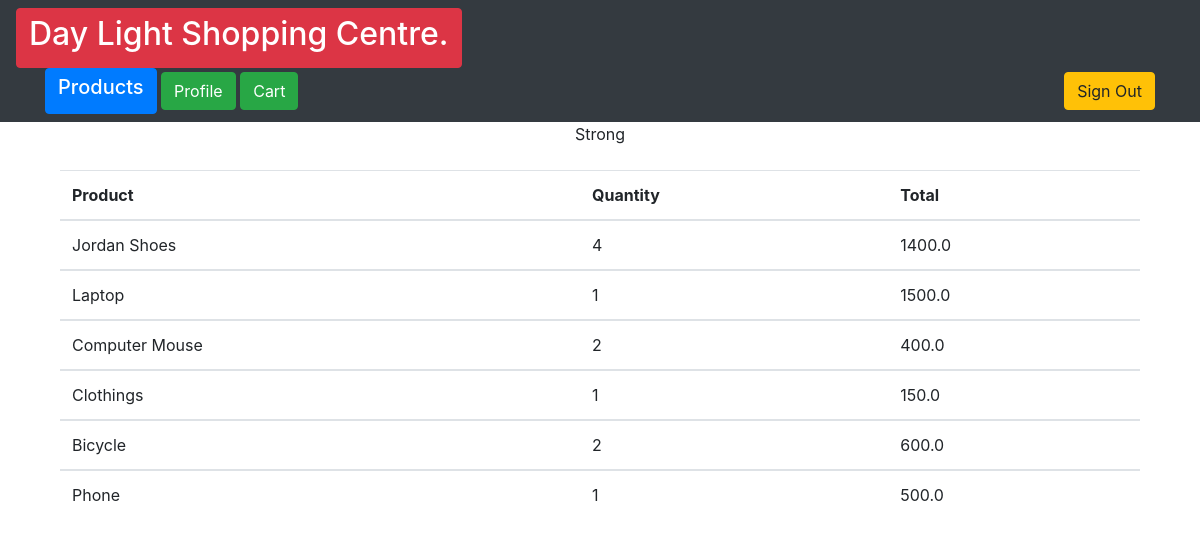
Screenshot of /myapp/orders/ (signed in) with the database file from the repository.
### myapp/models.py (models this page shows, shortened)
class OrderItem(models.Model):
    item=models.ForeignKey(Item,on_delete=models.CASCADE)
    quantity=models.IntegerField(default=1)
    def get_total_price(self):
        return self.quantity * self.item.price

class Item(models.Model):
    category_choice=(
    ('Shirt','shirt'),
    ("Sport Wear",'sport wear'),
    ('Out Wear','Out wear')
    )
    title=models.CharField(max_length=20)
    image=models.ImageField(upload_to='picts')
    price=models.FloatField(default=0.00)
    discount_price=models.FloatField(blank=True,null=True)
    category=models.CharField(choices=category_choice,max_length=20,default='Shirt')
    description=models.TextField(default='')

### myapp/views.py (the view)
# urls.py: path('orders/',views.orders_summary,name='order')
@login_required
def orders_summary(request):
    order=OrderItem.objects.all()
    context={
    'order':order
    }
    return render(request,'myapp/orders.html',context)

### myapp/templates/myapp/orders.html
{%extends 'accounts/base.html'%}
{%block content%}
<center>Strong</center>
<br>
<div class="container">
<table class="table">
<thead>
  <tr>
    <th>Product</th>
      <th>Quantity</th>
        <th>Total</th>
    </tr>
  </thead>
  {%for order in order%}
  <tbody>
    <tr>
      <td>{{order.item.title}}</td>
      <td>{{order.quantity}}</td>
        <td>{{order.get_total_price}}</td>
      </tr>
    </tbody>
    {%endfor%}
  </table>
  </div>
{%endblock%}

### rows the page displays
OrderItem: item "Jordan Shoes", quantity "4", get_total_price "1400.0"
OrderItem: item "Laptop", quantity "1", get_total_price "1500.0"
OrderItem: item "Computer Mouse", quantity "2", get_total_price "400.0"
OrderItem: item "Clothings", quantity "1", get_total_price "150.0"
OrderItem: item "Bicycle", quantity "2", get_total_price "600.0"
OrderItem: item "Phone", quantity "1", get_total_price "500.0"
